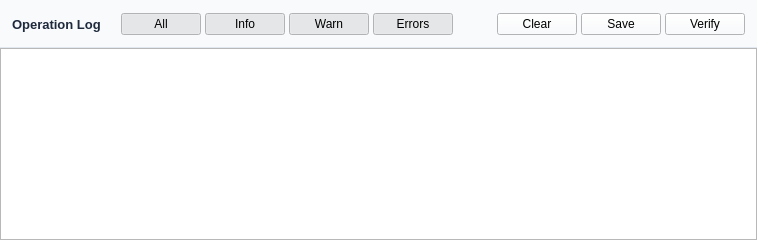
     <widget class="QWidget" name="logPane">
      <property name="sizePolicy">
       <sizepolicy hsizetype="Expanding" vsizetype="Expanding">
        <horstretch>35</horstretch>
        <verstretch>0</verstretch>
       </sizepolicy>
      </property>
      <property name="minimumSize">
       <size>
        <width>300</width>
        <height>0</height>
       </size>
      </property>
      <layout class="QVBoxLayout" name="logPaneLayout">
       <property name="spacing">
        <number>0</number>
       </property>
       <property name="leftMargin">
        <number>0</number>
       </property>
       <property name="topMargin">
        <number>0</number>
       </property>
       <property name="rightMargin">
        <number>0</number>
       </property>
       <property name="bottomMargin">
        <number>0</number>
       </property>
       <item>
        <widget class="QWidget" name="logHeader">
         <property name="sizePolicy">
          <sizepolicy hsizetype="Expanding" vsizetype="Fixed">
           <horstretch>0</horstretch>
           <verstretch>0</verstretch>
          </sizepolicy>
         </property>
         <property name="minimumSize">
          <size>
           <width>0</width>
           <height>48</height>
          </size>
         </property>
         <property name="styleSheet">
          <string>background-color: #F8FAFC; border-bottom: 1px solid #E2E8F0;</string>
         </property>
         <layout class="QHBoxLayout" name="logHeaderLayout">
          <property name="spacing">
           <number>4</number>
          </property>
          <property name="leftMargin">
           <number>12</number>
          </property>
          <property name="topMargin">
           <number>8</number>
          </property>
          <property name="rightMargin">
           <number>12</number>
          </property>
          <property name="bottomMargin">
           <number>8</number>
          </property>
          <item>
           <widget class="QLabel" name="logPaneTitle">
            <property name="styleSheet">
             <string>font-weight: bold; font-size: 13px; color: #1E293B; border: none; background: transparent;</string>
            </property>
            <property name="text">
             <string>Operation Log</string>
            </property>
           </widget>
          </item>
          <item>
           <spacer name="logHeaderSpacer1">
            <property name="orientation">
             <enum>Qt::Orientation::Horizontal</enum>
            </property>
            <property name="sizeType">
             <enum>QSizePolicy::Policy::Fixed</enum>
            </property>
            <property name="sizeHint" stdset="0">
             <size>
              <width>16</width>
              <height>20</height>
             </size>
            </property>
           </spacer>
          </item>
          <item>
           <widget class="QPushButton" name="logPaneFilterAllButton">
            <property name="text">
             <string>All</string>
            </property>
            <property name="checkable">
             <bool>true</bool>
            </property>
            <property name="checked">
             <bool>true</bool>
            </property>
            <property name="sizePolicy">
             <sizepolicy hsizetype="Maximum" vsizetype="Maximum">
              <horstretch>0</horstretch>
              <verstretch>0</verstretch>
             </sizepolicy>
            </property>
           </widget>
          </item>
          <item>
           <widget class="QPushButton" name="logPaneFilterInfoButton">
            <property name="text">
             <string>Info</string>
            </property>
            <property name="checkable">
             <bool>true</bool>
            </property>
            <property name="checked">
             <bool>true</bool>
            </property>
            <property name="sizePolicy">
             <sizepolicy hsizetype="Maximum" vsizetype="Maximum">
              <horstretch>0</horstretch>
              <verstretch>0</verstretch>
             </sizepolicy>
            </property>
           </widget>
          </item>
          <item>
           <widget class="QPushButton" name="logPaneFilterWarningButton">
            <property name="text">
             <string>Warn</string>
            </property>
            <property name="checkable">
             <bool>true</bool>
            </property>
            <property name="checked">
             <bool>true</bool>
            </property>
            <property name="sizePolicy">
             <sizepolicy hsizetype="Maximum" vsizetype="Maximum">
              <horstretch>0</horstretch>
              <verstretch>0</verstretch>
             </sizepolicy>
            </property>
           </widget>
          </item>
          <item>
           <widget class="QPushButton" name="logPaneFilterErrorButton">
            <property name="text">
             <string>Errors</string>
            </property>
            <property name="checkable">
             <bool>true</bool>
            </property>
            <property name="checked">
             <bool>true</bool>
            </property>
            <property name="sizePolicy">
             <sizepolicy hsizetype="Maximum" vsizetype="Maximum">
              <horstretch>0</horstretch>
              <verstretch>0</verstretch>
             </sizepolicy>
            </property>
           </widget>
          </item>
          <item>
           <spacer name="logHeaderSpacer2">
            <property name="orientation">
             <enum>Qt::Orientation::Horizontal</enum>
            </property>
            <property name="sizeHint" stdset="0">
             <size>
              <width>40</width>
              <height>20</height>
             </size>
            </property>
           </spacer>
          </item>
          <item>
           <widget class="QPushButton" name="logPaneClearButton">
            <property name="text">
             <string>Clear</string>
            </property>
            <property name="sizePolicy">
             <sizepolicy hsizetype="Maximum" vsizetype="Maximum">
              <horstretch>0</horstretch>
              <verstretch>0</verstretch>
             </sizepolicy>
            </property>
           </widget>
          </item>
          <item>
           <widget class="QPushButton" name="logPaneSaveButton">
            <property name="text">
             <string>Save</string>
            </property>
            <property name="sizePolicy">
             <sizepolicy hsizetype="Maximum" vsizetype="Maximum">
              <horstretch>0</horstretch>
              <verstretch>0</verstretch>
             </sizepolicy>
            </property>
           </widget>
          </item>
          <item>
           <widget class="QPushButton" name="logPaneVerifyButton">
            <property name="text">
             <string>Verify</string>
            </property>
            <property name="toolTip">
             <string>Verify integrity of the last backup operation</string>
            </property>
            <property name="sizePolicy">
             <sizepolicy hsizetype="Maximum" vsizetype="Maximum">
              <horstretch>0</horstretch>
              <verstretch>0</verstretch>
             </sizepolicy>
            </property>
           </widget>
          </item>
         </layout>
        </widget>
       </item>
       <item>
        <widget class="QTextEdit" name="logPaneBox">
         <property name="sizePolicy">
          <sizepolicy hsizetype="Expanding" vsizetype="Expanding">
           <horstretch>0</horstretch>
           <verstretch>0</verstretch>
          </sizepolicy>
         </property>
         <property name="readOnly">
          <bool>true</bool>
         </property>
        </widget>
       </item>
      </layout>
     </widget>
